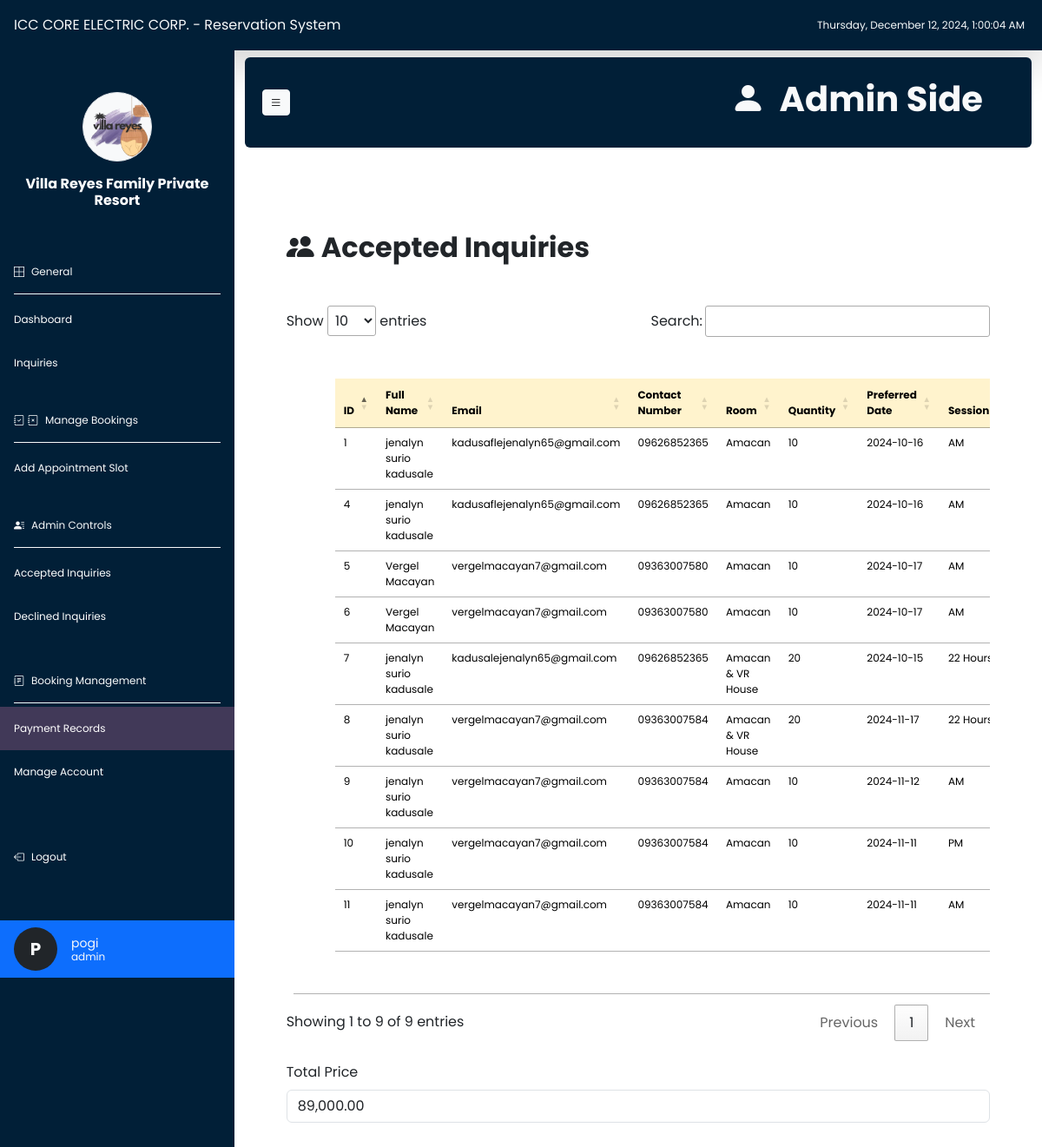
Screenshot of /PaymentRecord (signed in) with the database file from the repository.
### tables this page shows
CREATE TABLE `accepted_inquiries` (
  `id` int(11) NOT NULL,
  `full_name` varchar(255) NOT NULL,
  `email` varchar(255) NOT NULL,
  `contact_number` varchar(20) DEFAULT NULL,
  `room` varchar(50) DEFAULT NULL,
  `quantity` int(11) DEFAULT NULL,
  `preferred_date` date DEFAULT NULL,
  `created_at` timestamp NOT NULL DEFAULT current_timestamp(),
  `session` varchar(50) DEFAULT NULL,
  `code` varchar(50) DEFAULT NULL,
  `price` decimal(10,2) DEFAULT NULL,
  `status` varchar(50) DEFAULT NULL,
  `payment_screenshot` varchar(255) DEFAULT NULL
);

### app/views/admin/adminpaymentrecord.php (the view, shortened to what this page needs)
<?php
require_once(dirname(__DIR__, 3) . '/configuration/dbConnection.php');
$stmt = $pdo->prepare("SELECT * FROM accepted_inquiries WHERE status = 'paid'");
$stmt->execute();
$amacanvrInquiries = $stmt->fetchAll(PDO::FETCH_ASSOC);
$totalPrice = 0;
foreach ($amacanvrInquiries as $inquiry) {
    $totalPrice += $inquiry['price'];
}
?>
<!DOCTYPE html>
<html lang="en">
<head>
    <link href="https://cdn.jsdelivr.net/npm/bootstrap@5.3.3/dist/css/bootstrap.min.css" rel="stylesheet"
>
    <link rel="stylesheet"
        href="https://cdnjs.cloudflare.com/ajax/libs/bootstrap-icons/1.10.0/font/bootstrap-icons.min.css">
    <link rel="stylesheet" type="text/css" href="https://cdn.datatables.net/1.13.5/css/jquery.dataTables.min.css">
</head>
<body>
    <?php include 'app/views/admin/adminInclude/header-top.php'; ?>
    <div class="d-flex">
        <?php include 'app/views/admin/adminInclude/sidebar.php'; ?>
        <div class="container-fluid" style="height: 100vh; overflow-y: scroll; scrollbar-width: none;">
            <?php include 'app/views/admin/adminInclude/header.php'; ?>
            <div class="content p-5">
                <h2 class="my-5 fw-bold"><i class="bi bi-people-fill me-2"></i>Accepted Inquiries</h2>
                <div class="table-responsive mt-5">
                    <table id="inquiriesTable" class="container table table-hover m-2 p-5">
                        <thead class="table-warning text-dark" style="font-size: 12px">
                            <tr>
                                <th>ID</th>
                                <th>Full Name</th>
                                <th>Email</th>
                                <th>Contact Number</th>
                                <th>Room</th>
                                <th>Quantity</th>
                                <th>Preferred Date</th>
                                <th>Session</th>
                            </tr>
                        </thead>
                        <tbody class="text-dark" style="font-size: 12px">
                            <?php foreach ($amacanvrInquiries as $inquiry): ?>
                                <tr>
                                    <td><?php echo htmlspecialchars($inquiry['id']); ?></td>
                                    <td><?php echo htmlspecialchars($inquiry['full_name']); ?></td>
                                    <td><?php echo htmlspecialchars($inquiry['email']); ?></td>
                                    <td><?php echo htmlspecialchars($inquiry['contact_number']); ?></td>
                                    <td><?php echo htmlspecialchars($inquiry['room']); ?></td>
                                    <td><?php echo htmlspecialchars($inquiry['quantity']); ?></td>
                                    <td><?php echo htmlspecialchars($inquiry['preferred_date']); ?></td>
                                    <td><?php echo htmlspecialchars($inquiry['session']); ?></td>
                                </tr>
                            <?php endforeach; ?>
                        </tbody>
                    </table>
                </div>
                <div class="mt-4">
                    <label for="totalPrice" class="form-label">Total Price</label>
                    <input type="text" id="totalPrice" class="form-control" value="<?php echo number_format($totalPrice, 2); ?>" readonly>
                </div>
            </div>
        </div>
    </div>
</body>
</html>

### app/views/admin/adminpaymentrecord.php (style rules this page uses)
* { margin: 0; padding: 0; box-sizing: border-box; font-family: "Poppins", system-ui; }
body { font-family: Arial, sans-serif; overflow-x: hidden; }

### app/views/admin/adminInclude/sidebar.php (style rules this page uses)
body { font-family: Arial, sans-serif; }

### rows the page displays
accepted_inquiries: id "1", full_name "jenalyn surio kadusale", email "kadusaflejenalyn65@gmail.com", contact_number "09626852365", room "Amacan", quantity "10", preferred_date "2024-10-16", session "AM"
accepted_inquiries: id "4", full_name "jenalyn surio kadusale", email "kadusaflejenalyn65@gmail.com", contact_number "09626852365", room "Amacan", quantity "10", preferred_date "2024-10-16", session "AM"
accepted_inquiries: id "5", full_name "Vergel Macayan", email "vergelmacayan7@gmail.com", contact_number "09363007580", room "Amacan", quantity "10", preferred_date "2024-10-17", session "AM"
accepted_inquiries: id "6", full_name "Vergel Macayan", email "vergelmacayan7@gmail.com", contact_number "09363007580", room "Amacan", quantity "10", preferred_date "2024-10-17", session "AM"
accepted_inquiries: id "7", full_name "jenalyn surio kadusale", email "kadusalejenalyn65@gmail.com", contact_number "09626852365", room "Amacan & VR House", quantity "20", preferred_date "2024-10-15", session "22…"
accepted_inquiries: id "8", full_name "jenalyn surio kadusale", email "vergelmacayan7@gmail.com", contact_number "09363007584", room "Amacan & VR House", quantity "20", preferred_date "2024-11-17", session "22…"
accepted_inquiries: id "9", full_name "jenalyn surio kadusale", email "vergelmacayan7@gmail.com", contact_number "09363007584", room "Amacan", quantity "10", preferred_date "2024-11-12", session "AM"
accepted_inquiries: id "10", full_name "jenalyn surio kadusale", email "vergelmacayan7@gmail.com", contact_number "09363007584", room "Amacan", quantity "10", preferred_date "2024-11-11", session "PM"
accepted_inquiries: id "11", full_name "jenalyn surio kadusale", email "vergelmacayan7@gmail.com", contact_number "09363007584", room "Amacan", quantity "10", preferred_date "2024-11-11", session "AM"

### other values shown
$firstLetter "P"
$_SESSION['user'] "pogi"
